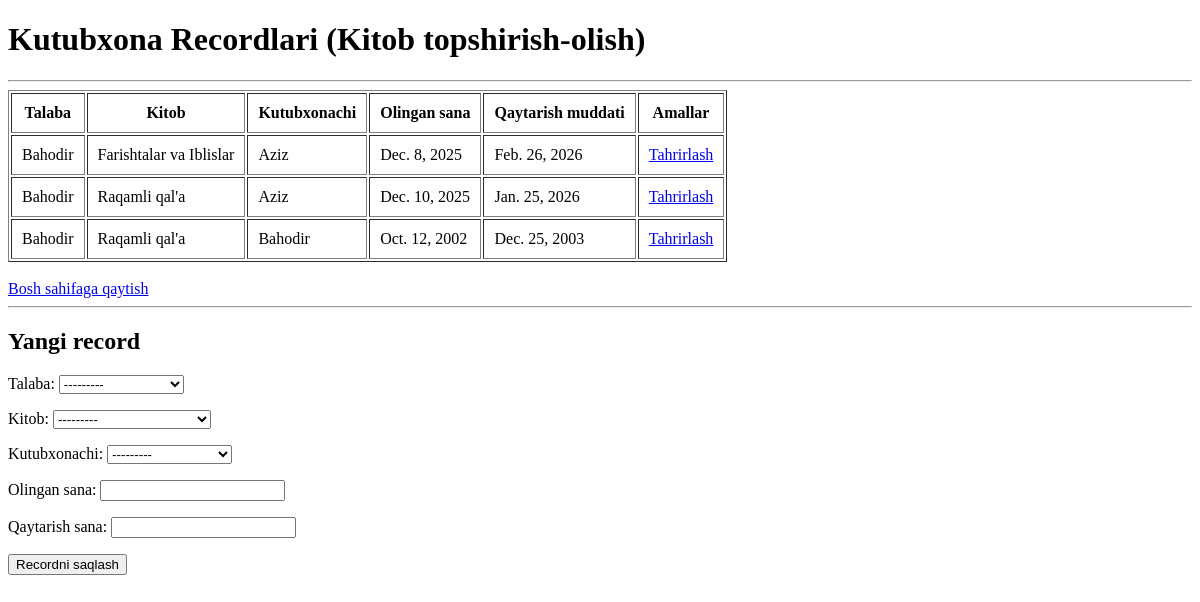
Page /recordlar/ on the earlier database version.
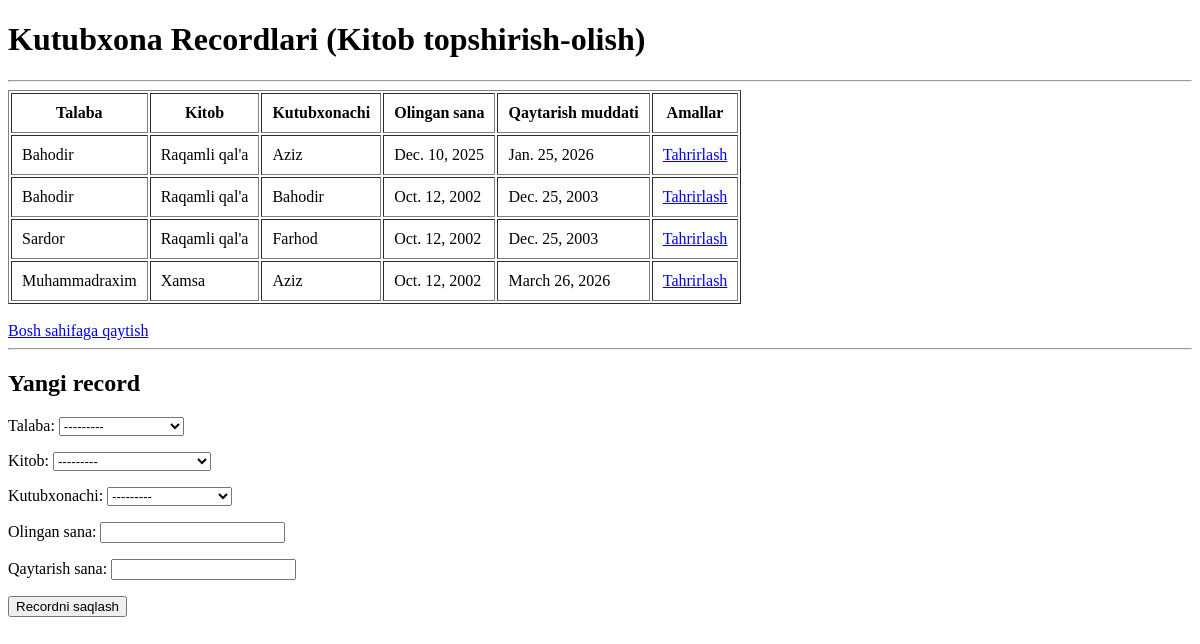
Same page on the later database version.
### main/models.py (models this page shows, shortened)
class Record(models.Model):
    talaba = models.ForeignKey(Talaba, on_delete=models.CASCADE)
    kitob = models.ForeignKey(Kitob, on_delete=models.CASCADE)
    kutubxonachi = models.ForeignKey(Kutubxonachi, on_delete=models.CASCADE)
    olingan_sana = models.DateField()
    qaytarish_sana = models.DateField()

class Talaba(models.Model):
    ism = models.CharField(max_length=200)
    guruh = models.CharField(max_length=50)
    kurs = models.PositiveSmallIntegerField()
    kitob_soni = models.PositiveSmallIntegerField(default=0)
    def __str__(self):
        return self.ism

class Kitob(models.Model):
    nom = models.CharField(max_length=200)
    janr = models.CharField(max_length=100)
    sahifa = models.PositiveSmallIntegerField()
    muallif = models.ForeignKey(Muallif, on_delete=models.SET_NULL, null=True)
    def __str__(self):
        return self.nom

class Kutubxonachi(models.Model):
    ism = models.CharField(max_length=200)
    ish_vaqti = models.CharField(max_length=50)
    def __str__(self):
        return self.ism

### main/views.py (the view)
# urls.py: path('recordlar/', recordlar_view, name='recordlar'),
def recordlar_view(request):
    recordlar = Record.objects.all()
    talabalar = Talaba.objects.all()
    kitoblar = Kitob.objects.all()
    kutubxonachilar = Kutubxonachi.objects.all()
    form = RecordForm()
    if request.method == 'POST':
        form = RecordForm(request.POST)
        if form.is_valid():
            form.save()
        return redirect('recordlar')
    context = {
        'recordlar': recordlar,
        'talabalar': talabalar,
        'kitoblar': kitoblar,
        'kutubxonachilar': kutubxonachilar,
        'form': RecordForm(),
    }
    return render(request, 'recordlar.html', context)

### main/forms.py
class RecordForm(forms.ModelForm):
    class Meta:
        model = Record
        fields = '__all__'

### templates/recordlar.html (shortened to what this page needs)
<!DOCTYPE html>
<html lang="en">
<head>
</head>
<body>
<h1>Kutubxona Recordlari (Kitob topshirish-olish)</h1>
<hr>
<table border="1" cellpadding="10">
    <thead>
        <tr>
            <th>Talaba</th>
            <th>Kitob</th>
            <th>Kutubxonachi</th>
            <th>Olingan sana</th>
            <th>Qaytarish muddati</th>
            <th>Amallar</th>
        </tr>
    </thead>
    <tbody>
        {% for record in recordlar %}
            <tr>
                <td>{{ record.talaba.ism }}</td>
                <td>{{ record.kitob.nom }}</td>
                <td>{{ record.kutubxonachi.ism }}</td>
                <td>{{ record.olingan_sana }}</td>
                <td>{{ record.qaytarish_sana }}</td>
                <td>
                    <a href="{% url 'record_update' record.id %}">
                        Tahrirlash
                    </a>
                </td>
            </tr>
        {% empty %}
            <tr>
                <td colspan="6">⚠️ Hozircha hech qanday record mavjud emas.</td>
            </tr>
        {% endfor %}
    </tbody>
</table>
<br>
<a href="{% url 'home' %}">Bosh sahifaga qaytish</a>
<hr>
<h2>Yangi record</h2>
<form method="POST">
    {{ form.as_p}}
    <button type="submit">Recordni saqlash</button>
</form>
</body>
</html>

Differences in the rows shown:
removed Record: talaba.ism "Bahodir", kitob.nom "Farishtalar va Iblislar", kutubxonachi.ism "Aziz", olingan_sana "Dec. 8, 2025", qaytarish_sana "Feb. 26, 2026"
added Record: talaba.ism "Sardor", kitob.nom "Raqamli qal'a", kutubxonachi.ism "Farhod", olingan_sana "Oct. 12, 2002", qaytarish_sana "Dec. 25, 2003"
added Record: talaba.ism "Muhammadraxim", kitob.nom "Xamsa", kutubxonachi.ism "Aziz", olingan_sana "Oct. 12, 2002", qaytarish_sana "March 26, 2026"
